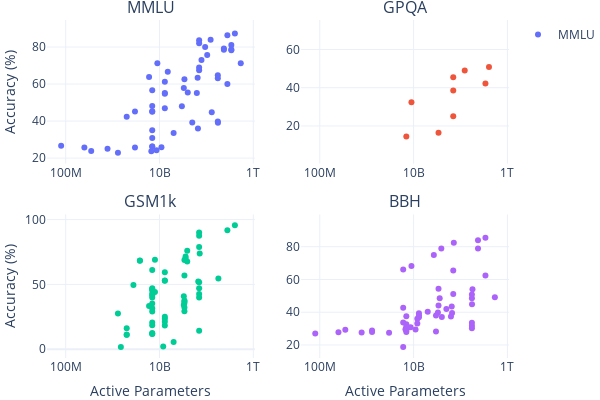

The notebook cell this image was saved under:
### Code cell
fig = make_subplots(rows=2, cols=2, subplot_titles=benchmarks_to_plot, vertical_spacing=0.15)

for i, bench in enumerate(benchmarks_to_plot):
    plot_df = df[~(df['System'] == 'Random chance')]
    if non_suspects_only:
        if bench == 'GPQA':
            # GPQA was released November 20, 2023
            old_df = plot_df[plot_df['Date'] < pd.to_datetime('2023-11-20')]
            new_df = plot_df[plot_df['Date'] >= pd.to_datetime('2023-11-20')]
            new_df = new_df[new_df['Trust in benchmark results'] >= 0]
            plot_df = pd.concat([old_df, new_df])
        elif bench == 'MMLU':
            plot_df = plot_df[plot_df['Trust in benchmark results'] >= 0]
    elif trusted_only:
        plot_df = plot_df[plot_df['Trust in benchmark results'] > 0]

    fig.append_trace(
        go.Scatter(
            x=plot_df['Active Parameters'],
            y=100 * plot_df[bench],
            mode='markers',
            text=plot_df['System'],
            name=bench,
            showlegend=True if i == 0 else False
        ),
        row=i//2 + 1, col=i%2 + 1
    )

    # Update x and y axes for this subplot
    fig.update_xaxes(
        title_text="Active Parameters" if i//2 + 1 == 2 else None,
        type='log',
        tickmode='linear',
        dtick=2,  # This sets ticks at every two powers of 10
        row=i//2 + 1,
        col=i%2 + 1
    )

    if i%2 + 1 == 1:
        fig.update_yaxes(title_text="Accuracy (%)", row=i//2 + 1, col=i%2 + 1)

# Improve the layout
fig.update_layout(
    template='plotly_white',
    width=600,
    height=400,
    # legend_title="Model accessibility",
    font=dict(size=12),
    hovermode="closest",
)

# Margins
fig.update_layout(
    margin=dict(l=0, r=0, t=20, b=0)
)

# Save the plot
if save:
    save_plot(fig, results_dir, 'benchmark_active_params')

# Show the plot
fig.show()

### Figure 1 — Plotly figure (JSON) as saved in the notebook; plotly's stock layout.template omitted (floating-point values rounded to 4 significant figures; data arrays with more than 128 entries replaced by an {"elided": "..."} marker saying what was removed)
{"data": [{"mode": "markers", "name": "MMLU", "showlegend": true, "text": ["BLOOM-176B", "BloombergGPT", "Camelidae-8x34B", "ChatGLM-6B", "ChatGLM2-12B-base", "ChatGLM2-6B-base", "ChatGLM3-6B", "Chinchilla 70B", "Claude 2", "Claude 2.1", "Claude 3 Haiku", "Claude 3 Opus", "Claude 3 Sonnet", "Claude 3.5 Sonnet", "code-cushman-001", "code-davinci-001", "code-davinci-002", "CodeLlama 34B Instruct", "Cohere Command R+", "DeepSeek Chat", "DeepSeek-7B", "DeepSeek-Coder", "DeepSeek-Coder-V2", "DeepSeek-V2", "Falcon 40B", "Falcon 7B", "Gemini 1.0 Pro", "Gemini 1.5 Flash Preview", "Gemini 1.5 Pro (April 2024)", "Gemini 1.5 Pro (Exp-0801)", "Gemini 1.5 Pro (May 2024)", "Gemini Ultra", "Gemma 1 2B", "Gemma 2 9B", "GLM 130B", "GLM-4 (0116)", "Gopher 280B", "GPT-3.5-turbo-16k", "GPT-3.5-turbo-16k-0125", "GPT-4 (original)", "gpt-4-1106-preview", "gpt-4-turbo-2024-04-09", "GPT-4o", "GPT-4o mini", "GPT-4o mini-0718", "GPT-4o-0806", "GPT-NeoX 20B", "Grok-1", "Hermes-2 Theta Llama 3 70B", "Inflection-2", "Inflection-2.5", "Jamba 1.5 Large", "Llama 3 70B", "Llama 3.1 405B", "Llama 3.1 70B", "Llama 3.1 8B", "LLaMa-1 13B", "LLaMa-1 33B", "LLaMa-1 65B", "LLaMa-1 7B", "LLaMa-2 13B", "LLaMa-2 34B", "LLaMa-2 70B", "LLaMa-2 7B", "Mistral Large", "Mistral Large 2", "Mistral Nemo", "Mixtral 8x7B", "MPT 30B", "MPT 7B", "Nemotron-4-340B Base", "Nemotron-4-340B Instruct", "o1 mini", "o1 preview", "OPT-175B", "OPT-1B", "OPT-30B", "OPT-66B", "PaLM 540B", "PaLM 63B", "PaLM 9B", "PaLM-2", "Qwen 7B", "Qwen1.5 110B", "Qwen1.5 32B", "Qwen1.5 72B", "Qwen2idae-16x14B", "StableLM-3B-4E1T", "StableLM-alpha-7b", "StableLM-alpha-7b-v2", "T5-Base", "T5-Large", "T5-Small", "T5-XL", "T5-XXL", "text-ada-001", "text-babbage-001", "text-curie-001", "text-davinci-001", "text-davinci-002", "text-davinci-003", "XVerse-13B", "XVerse-13B-2", "XVerse-65B", "XVerse-7B", "Yi-1.5-34B", "Yi-6B", "Yi-Large"], "type": "scatter", "x": [176000000000, 50000000000, null, 6000000000, 12000000000, 6000000000, 6000000000, 70000000000, null, null, null, null, null, null, 12000000000, 175000000000, null, 34000000000, 104000000000, null, 7000000000, null, 236000000000, 236000000000, 40000000000, 7000000000, null, null, null, null, null, null, 2000000000, 9000000000, 130000000000, null, 280000000000, null, null, 280000000000, null, null, null, null, null, null, 20000000000, 78500000000, null, null, null, 94000000000, 70000000000, 405000000000, 70000000000, null, 13000000000, 33000000000, 65000000000, 7000000000, 13000000000, 34000000000, 70000000000, 7000000000, null, 123000000000, null, null, 30000000000, 7000000000, 340000000000, 340000000000, null, null, 175000000000, 1300000000, 30000000000, 66000000000, 540000000000, 62500000000, 8630000000, 340000000000, 7000000000, null, null, null, 15000000000, 3000000000, 7000000000, 7000000000, 250000000, 780000000, 80000000, 3000000000, 11000000000, 350000000, 1300000000, 6700000000, 175000000000, 175000000000, 175000000000, 13000000000, 13000000000, 65000000000, 7000000000, null, 6000000000, null], "xaxis": "x", "y": [39.13, 39.18, 75.6, null, null, null, null, 67.5, 78.5, null, null, 86.8, 79, 88.7, null, null, 68.2, null, 75.7, null, 48.2, null, 79.2, 78.5, 55.4, 26.2, 71.8, 78.9, 81.9, null, 85.9, 83.96, 42.3, 71.3, 44.8, null, 60, 70, null, 86.4, null, null, 87.2, 82, null, null, 33.6, 73, null, 79.6, 79.6, 80, 82, 87.3, 83.6, null, 46.9, 57.8, 63.4, 35.1, 54.8, 62.6, 68.9, 45.3, 81.2, 84, null, null, 48, 30.8, 81.1, 78.7, null, null, null, null, null, 35.99, 71.3, 55.1, 24.3, 78.3, 56.7, null, null, null, 66.7, 45.23, 26.21, 45.1, 25.7, 25.1, 26.7, 25.7, 25.9, 23.8, 22.9, 23.7, 39.7, 63.1, 64.8, 55.1, 61.2, null, null, null, 63.85, 83.8], "yaxis": "y"}, {"mode": "markers", "name": "GPQA", "showlegend": false, "text": {"elided": "141 str values"}, "type": "scatter", "x": {"elided": "141 int values"}, "xaxis": "x2", "y": {"elided": "141 float values"}, "yaxis": "y2"}, {"mode": "markers", "name": "GSM1k", "showlegend": false, "text": {"elided": "191 str values"}, "type": "scatter", "x": {"elided": "191 int values"}, "xaxis": "x3", "y": {"elided": "191 float values"}, "yaxis": "y3"}, {"mode": "markers", "name": "BBH", "showlegend": false, "text": {"elided": "191 str values"}, "type": "scatter", "x": {"elided": "191 int values"}, "xaxis": "x4", "y": {"elided": "191 float values"}, "yaxis": "y4"}], "layout": {"annotations": [{"font": {"size": 16}, "showarrow": false, "text": "MMLU", "x": 0.225, "xanchor": "center", "xref": "paper", "y": 1, "yanchor": "bottom", "yref": "paper"}, {"font": {"size": 16}, "showarrow": false, "text": "GPQA", "x": 0.775, "xanchor": "center", "xref": "paper", "y": 1, "yanchor": "bottom", "yref": "paper"}, {"font": {"size": 16}, "showarrow": false, "text": "GSM1k", "x": 0.225, "xanchor": "center", "xref": "paper", "y": 0.425, "yanchor": "bottom", "yref": "paper"}, {"font": {"size": 16}, "showarrow": false, "text": "BBH", "x": 0.775, "xanchor": "center", "xref": "paper", "y": 0.425, "yanchor": "bottom", "yref": "paper"}], "font": {"size": 12}, "height": 400, "hovermode": "closest", "margin": {"b": 0, "l": 0, "r": 0, "t": 20}, "width": 600, "xaxis": {"anchor": "y", "domain": [0, 0.45], "dtick": 2, "tickmode": "linear", "type": "log"}, "xaxis2": {"anchor": "y2", "domain": [0.55, 1], "dtick": 2, "tickmode": "linear", "type": "log"}, "xaxis3": {"anchor": "y3", "domain": [0, 0.45], "dtick": 2, "tickmode": "linear", "title": {"text": "Active Parameters"}, "type": "log"}, "xaxis4": {"anchor": "y4", "domain": [0.55, 1], "dtick": 2, "tickmode": "linear", "title": {"text": "Active Parameters"}, "type": "log"}, "yaxis": {"anchor": "x", "domain": [0.575, 1], "title": {"text": "Accuracy (%)"}}, "yaxis2": {"anchor": "x2", "domain": [0.575, 1]}, "yaxis3": {"anchor": "x3", "domain": [0, 0.425], "title": {"text": "Accuracy (%)"}}, "yaxis4": {"anchor": "x4", "domain": [0, 0.425]}}}
